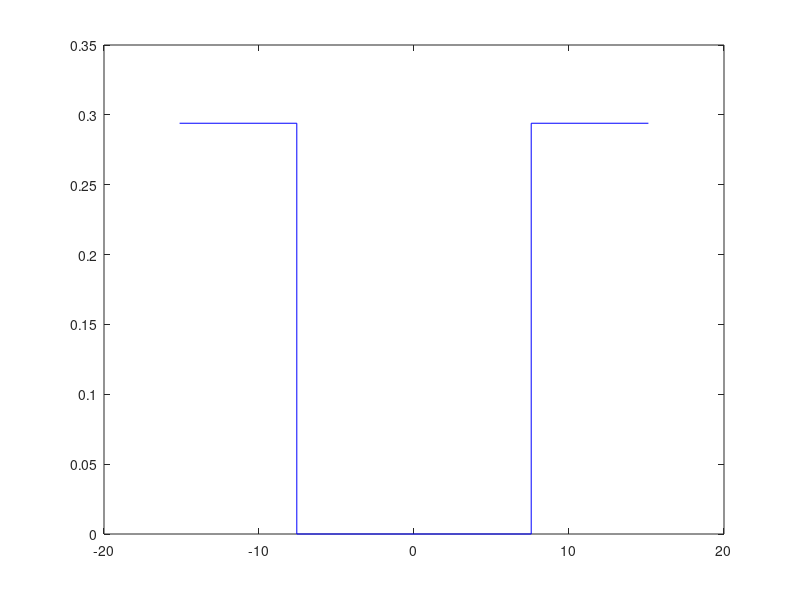

MATLAB code for this plot: (Note: this script raises an error after producing the figure.)
% Finite Square Well problem

% Using atomic unit: h = 1, me = 1
% Constants
a = 4/0.529; %Bohr
m = 10;
Vo = 8/27.211; %Hartree
h = 1;

% Plot the square well
plot([-2*a, -a],[Vo, Vo],'b', ...
[-a, -a], [0, Vo], 'b', ...
[-a, a], [0, 0], 'b', ...
[a, a], [0, Vo], 'b', ...
[a, 2*a], [Vo, Vo], 'b');
hold on

syms E %Energy
syms beta(E) alpha(E)
beta(E) = sqrt(2*m*(Vo - E));
alpha(E) = sqrt((2*m*E)/(h^2));

% Regions
x1 = -2*a:0.1:-a;
x2 = -a:0.1:a;
x3 = a:0.1:2*a;

% DE Parameter
C = 1e6;

% EVEN
syms even(E)
even(E) = alpha.*sin(alpha*a)-beta.*cos(alpha*a);
% plot(x, even(x));
% From plotting the graph, we see that the lowest state is 
% between 0 to ~0.02
root = bisection(even, 0, 0.02);
fprintf('Energy for the lowest even state is %g H\n', root);

aa = double(alpha(root)); %alpha @ root
bb = double(beta(root)); %beta @ root

% Region1
psi1 = C*exp(bb*x1);
% Region2 
B = (C*exp(-bb*a))/cos(aa*a);
psi2 = B*cos(aa*x2);
% Region3
psi3 = C*exp(-bb*x3);
plot(x1, psi1, 'r', x2, psi2, 'r', x3, psi3, 'r'); 
hold on

% ODD
syms odd(E)
odd(E) = alpha.*cos(alpha*a)+beta.*sin(alpha*a);

% plot(x, odd(x));
% From plotting the graph, we see that the lowest state is 
% between 0.001 to ~0.02

root = bisection(odd, 0.001, 0.02);
fprintf('Energy for the lowest odd state is %g H\n', root);

aa = double(alpha(root)); % alpha @ root
bb = double(beta(root)); % beta @ root

% Region1
psi1 = C*exp(bb*x1);
% Region2
A = (-C*exp(-bb*a))/sin(aa*a);
psi2 = A*sin(aa*x2);
% Region3
psi3 = -C*exp(-bb*x3);

plot(x1, psi1, 'g', x2, psi2, 'g', x3, psi3, 'g');


